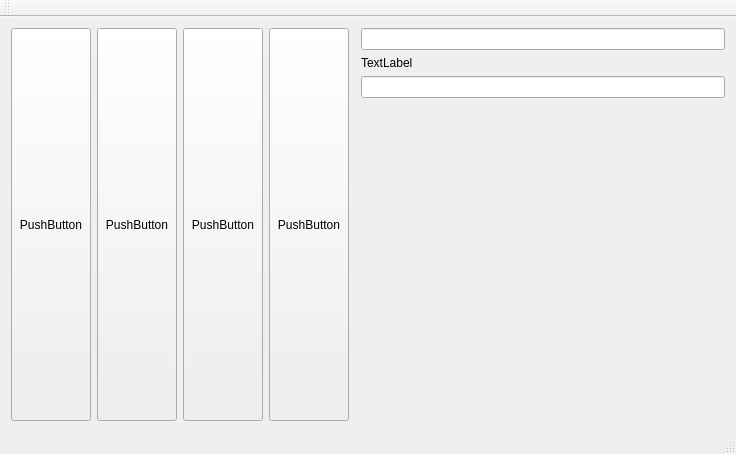
<?xml version="1.0" encoding="UTF-8"?>
<ui version="4.0">
 <class>MainWindow</class>
 <widget class="QMainWindow" name="MainWindow">
  <property name="geometry">
   <rect>
    <x>0</x>
    <y>0</y>
    <width>736</width>
    <height>454</height>
   </rect>
  </property>
  <property name="windowTitle">
   <string>MainWindow</string>
  </property>
  <widget class="QWidget" name="centralWidget">
   <layout class="QGridLayout" name="gridLayout">
    <item row="0" column="0">
     <widget class="QPushButton" name="pushButton_4">
      <property name="sizePolicy">
       <sizepolicy hsizetype="Minimum" vsizetype="Preferred">
        <horstretch>0</horstretch>
        <verstretch>0</verstretch>
       </sizepolicy>
      </property>
      <property name="text">
       <string>PushButton</string>
      </property>
     </widget>
    </item>
    <item row="0" column="3">
     <widget class="QPushButton" name="pushButton_2">
      <property name="sizePolicy">
       <sizepolicy hsizetype="Minimum" vsizetype="Preferred">
        <horstretch>0</horstretch>
        <verstretch>0</verstretch>
       </sizepolicy>
      </property>
      <property name="text">
       <string>PushButton</string>
      </property>
     </widget>
    </item>
    <item row="0" column="4">
     <widget class="QPushButton" name="pushButton">
      <property name="sizePolicy">
       <sizepolicy hsizetype="Minimum" vsizetype="Preferred">
        <horstretch>0</horstretch>
        <verstretch>0</verstretch>
       </sizepolicy>
      </property>
      <property name="text">
       <string>PushButton</string>
      </property>
     </widget>
    </item>
    <item row="0" column="1">
     <widget class="QPushButton" name="pushButton_3">
      <property name="sizePolicy">
       <sizepolicy hsizetype="Minimum" vsizetype="Preferred">
        <horstretch>0</horstretch>
        <verstretch>0</verstretch>
       </sizepolicy>
      </property>
      <property name="text">
       <string>PushButton</string>
      </property>
     </widget>
    </item>
    <item row="0" column="5">
     <layout class="QFormLayout" name="formLayout">
      <item row="2" column="1">
       <widget class="QLabel" name="label">
        <property name="text">
         <string>TextLabel</string>
        </property>
       </widget>
      </item>
      <item row="1" column="1">
       <widget class="QLineEdit" name="lineEdit"/>
      </item>
      <item row="3" column="1">
       <widget class="QLineEdit" name="lineEdit_2"/>
      </item>
     </layout>
    </item>
   </layout>
  </widget>
  <widget class="QMenuBar" name="menuBar">
   <property name="geometry">
    <rect>
     <x>0</x>
     <y>0</y>
     <width>736</width>
     <height>22</height>
    </rect>
   </property>
  </widget>
  <widget class="QToolBar" name="mainToolBar">
   <attribute name="toolBarArea">
    <enum>TopToolBarArea</enum>
   </attribute>
   <attribute name="toolBarBreak">
    <bool>false</bool>
   </attribute>
  </widget>
  <widget class="QStatusBar" name="statusBar"/>
 </widget>
 <layoutdefault spacing="6" margin="11"/>
 <resources/>
 <connections/>
</ui>
